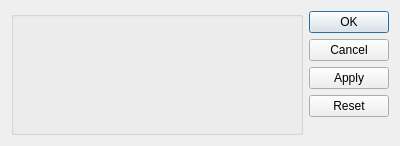
<?xml version="1.0" encoding="UTF-8"?>
<ui version="4.0">
 <class>Dialog</class>
 <widget class="QDialog" name="Dialog">
  <property name="geometry">
   <rect>
    <x>0</x>
    <y>0</y>
    <width>400</width>
    <height>146</height>
   </rect>
  </property>
  <property name="windowTitle">
   <string>Dialog</string>
  </property>
  <layout class="QGridLayout" name="gridLayout">
   <item row="0" column="1">
    <widget class="QDialogButtonBox" name="buttonBox">
     <property name="orientation">
      <enum>Qt::Vertical</enum>
     </property>
     <property name="standardButtons">
      <set>QDialogButtonBox::Apply|QDialogButtonBox::Cancel|QDialogButtonBox::Ok|QDialogButtonBox::Reset</set>
     </property>
     <property name="centerButtons">
      <bool>false</bool>
     </property>
    </widget>
   </item>
   <item row="0" column="0">
    <widget class="QGroupBox" name="groupBox">
     <property name="title">
      <string/>
     </property>
     <layout class="QFormLayout" name="formLayout"/>
    </widget>
   </item>
  </layout>
 </widget>
 <resources/>
 <connections>
  <connection>
   <sender>buttonBox</sender>
   <signal>accepted()</signal>
   <receiver>Dialog</receiver>
   <slot>accept()</slot>
   <hints>
    <hint type="sourcelabel">
     <x>248</x>
     <y>254</y>
    </hint>
    <hint type="destinationlabel">
     <x>157</x>
     <y>274</y>
    </hint>
   </hints>
  </connection>
  <connection>
   <sender>buttonBox</sender>
   <signal>rejected()</signal>
   <receiver>Dialog</receiver>
   <slot>reject()</slot>
   <hints>
    <hint type="sourcelabel">
     <x>316</x>
     <y>260</y>
    </hint>
    <hint type="destinationlabel">
     <x>286</x>
     <y>274</y>
    </hint>
   </hints>
  </connection>
 </connections>
</ui>
